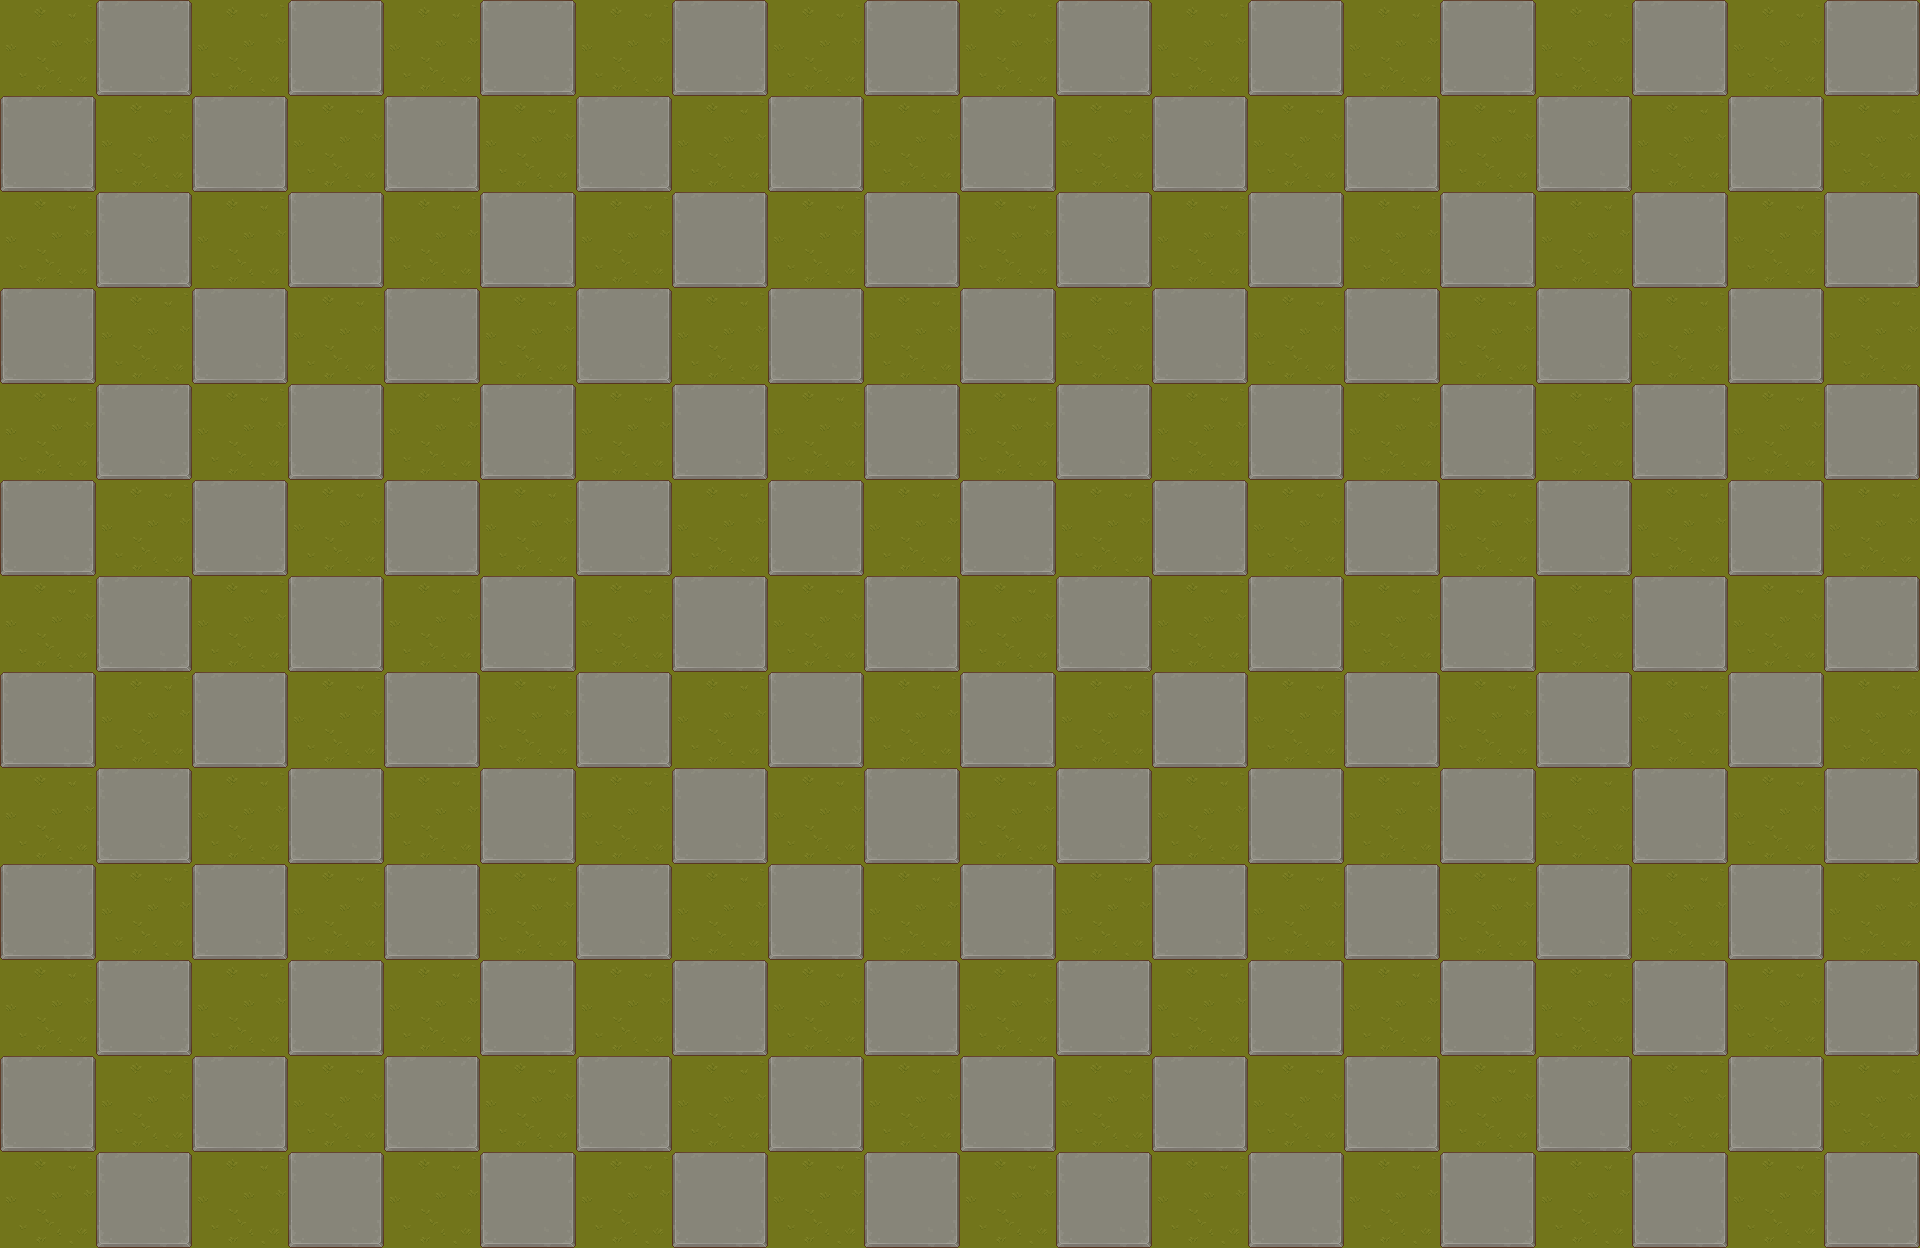

Below is a game level as drawn by its tile map, then a one-line description and the .tmx that defines it (tile-layer data replaced by summaries):
An orthogonal 60x39 tile map with 32x32 px tiles, 2 tile layers (Grass, Stone), 2 tilesets.

<map version="1.10" tiledversion="1.11.2" orientation="orthogonal" renderorder="right-down" width="60" height="39" tilewidth="32" tileheight="32" infinite="0" nextlayerid="3" nextobjectid="1">
 <tileset firstgid="1" source="grass.tsx" />
 <tileset firstgid="65" source="stone.tsx" />
 <layer id="1" name="Grass" width="60" height="39">
  <data>[2340 cells, 2340 non-empty, 9 distinct tile ids]</data>
 </layer>
 <layer id="2" name="Stone" width="60" height="39">
  <data>[2340 cells, 1170 non-empty, 9 distinct tile ids]</data>
 </layer>
</map>